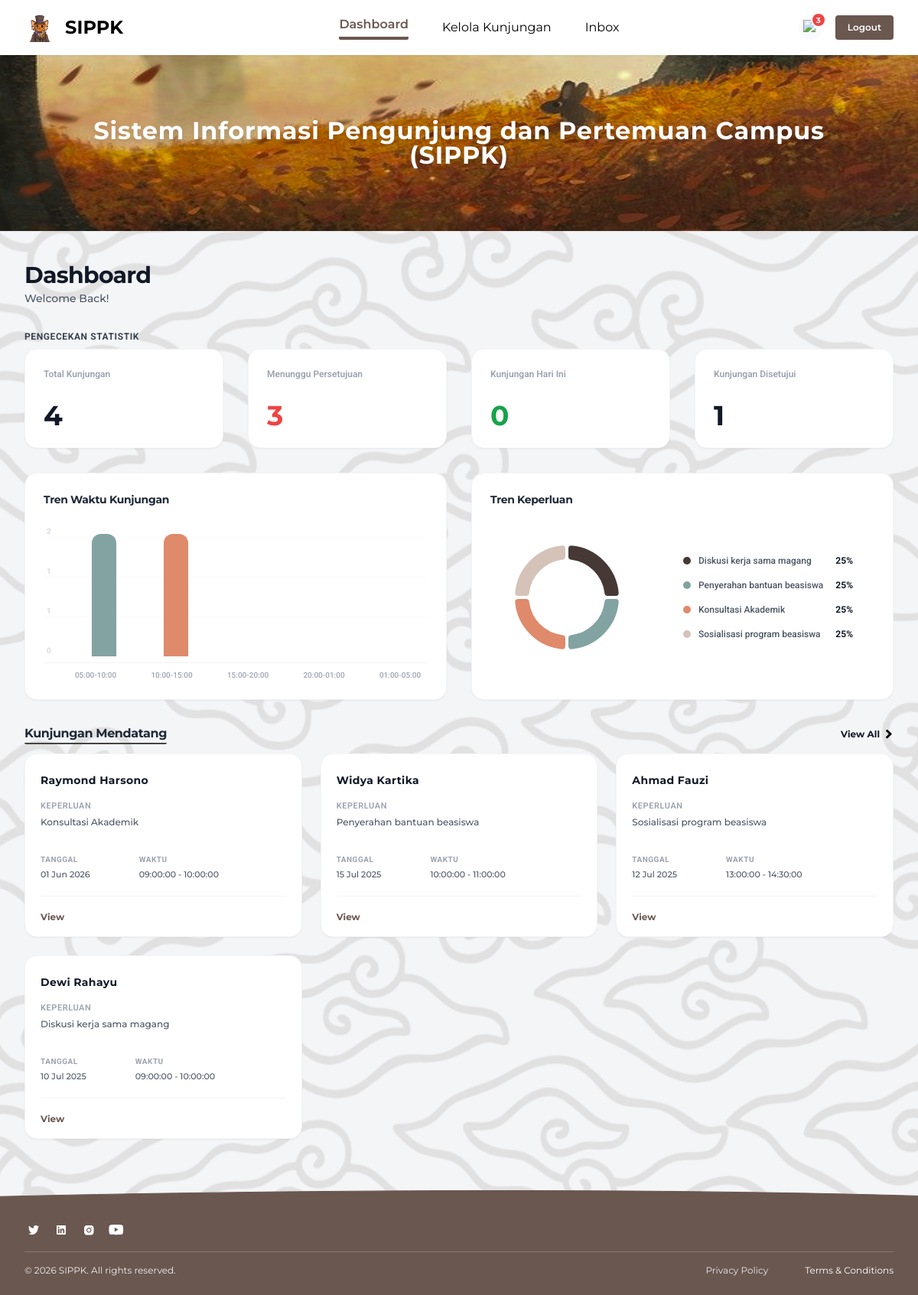
Page /dashboard.php on the committed database.
### tables this page shows
CREATE TABLE IF NOT EXISTS kunjungan (
    id INT UNSIGNED AUTO_INCREMENT PRIMARY KEY,
    nama_pengunjung VARCHAR(100) NOT NULL,
    no_telp VARCHAR(20) NOT NULL,
    instansi VARCHAR(150),
    keperluan VARCHAR(100) NOT NULL,
    tujuan TEXT NOT NULL,
    tanggal DATE NOT NULL,
    waktu_mulai TIME NOT NULL,
    waktu_selesai TIME NOT NULL,
    email VARCHAR(255) NOT NULL,
    status ENUM(
        'menunggu',
        'disetujui',
        'ditolak',
        'selesai'
    ) DEFAULT 'menunggu',
    created_at TIMESTAMP DEFAULT CURRENT_TIMESTAMP,
    updated_at TIMESTAMP DEFAULT CURRENT_TIMESTAMP
        ON UPDATE CURRENT_TIMESTAMP,
    notes TEXT NULL
);

### dashboard.php (the view, shortened to what the rows shown need)
<?php
require_once 'config.php';
$kunjungan_mendatang = [];
$result = $conn->query("
    SELECT *
    FROM kunjungan
    ORDER BY tanggal DESC,
             waktu_mulai DESC
    LIMIT 6
");
while ($row = $result->fetch_assoc()) {
    $kunjungan_mendatang[] = [
        'id' => $row['id'],
        'nama' => $row['nama_pengunjung'],
        'keperluan' => $row['keperluan'],
        'tanggal' => date(
            'd M Y',
            strtotime($row['tanggal'])
        ),
        'waktu' =>
            $row['waktu_mulai']
            . ' - '
            . $row['waktu_selesai']
    ];
}
?>
<!DOCTYPE html>
<html lang="id">
<head>
    <script src="https://cdn.tailwindcss.com"></script>
</head>
<body class="bg-[#f3f4f6] min-h-screen w-full flex flex-col font-montserrat antialiased overflow-x-hidden relative">
    <div class="relative z-10 w-full h-[160px] md:h-[230px] overflow-hidden shadow-sm flex items-center justify-center text-center px-6">
        <div class="relative z-10 max-w-5xl">
            <h1 class="font-bold text-white text-xl sm:text-2xl md:text-[32px] tracking-wide leading-tight drop-shadow-md font-montserrat">
                Sistem Informasi Pengunjung dan Pertemuan Campus<br class="hidden md:inline"/> (SIPPK)
            </h1>
        </div>
    </div>
    <main class="relative z-10 w-full max-w-[1200px] mx-auto px-6 md:px-8 pt-8 md:pt-10 pb-16 flex flex-col gap-8 justify-start">
        <div>
            <h2 class="text-3xl font-bold text-gray-900 tracking-tight">Dashboard</h2>
        </div>
            <?php
            $data_keperluan = [];
            $result = $conn->query("
                SELECT
                    keperluan,
                    COUNT(*) AS total
                FROM kunjungan
                GROUP BY keperluan
                ORDER BY total DESC
            ");
            $total_semua = 0;
            $temp_data = [];
            while ($row = $result->fetch_assoc()) {
                $total_semua += $row['total'];
                $temp_data[] = $row;
            }
            $warna_chart = [
                '#463834',
                '#82a3a1',
                '#df8a6b',
                '#d5c3b9',
                '#7c6f68',
                '#bfa89e'
            ];
            $index = 0;
            foreach ($temp_data as $row) {
                $persen =
                    $total_semua > 0 ? round(($row['total'] / $total_semua) * 100,1): 0;
                $data_keperluan[] = [
                    'label' => $row['keperluan'],
                    'persen' => $persen,
                    'warna' =>
                        $warna_chart[
                            $index %
                            count($warna_chart)
                        ]
                ];
                $index++;
            }
            ?>
        <div class="flex flex-col gap-3">
            <div class="grid grid-cols-1 md:grid-cols-2 lg:grid-cols-3 gap-6">
                <?php foreach ($kunjungan_mendatang as $item): ?>
                    <div class="bg-white p-0 rounded-2xl shadow-sm border border-gray-100 flex flex-col justify-between min-h-[240px] overflow-hidden group hover:border-gray-200 transition">
                        <div class="p-5 pt-6 pb-4">
                            <h4 class="font-bold text-gray-900 text-sm tracking-wide"><?= $item['nama'] ?></h4>
                            <span class="block text-[11px] font-semibold text-gray-400 font-roboto mt-4 uppercase tracking-wider">Keperluan</span>
                            <span class="block text-xs font-medium text-gray-600 mt-1"><?= $item['keperluan'] ?></span>
                        </div>
                        <div>
                            <div class="px-5 pb-5">
                                <div class="flex flex-row gap-16 items-start">
                                    <div>
                                        <span class="block text-[10px] font-bold text-gray-400 font-roboto uppercase tracking-wider">Tanggal</span>
                                        <span class="block text-[11px] font-medium text-gray-600 mt-1 whitespace-nowrap"><?= $item['tanggal'] ?></span>
                                    </div>
                                    <div>
                                        <span class="block text-[10px] font-bold text-gray-400 font-roboto uppercase tracking-wider">Waktu</span>
                                        <span class="block text-[11px] font-medium text-gray-600 mt-1 whitespace-nowrap"><?= $item['waktu'] ?></span>
                                    </div>
                                </div>
                            </div>
                            <div class="border-t border-gray-100 mx-5"></div>
                            <div class="px-5 py-3.5 text-left">
                                <a href="detailkunjungan.php?id=<?= $item['id'] ?>" class="text-[12px] font-bold text-[#6a5750] hover:underline transition-all">View</a>
                            </div>
                        </div>
                    </div>
                <?php endforeach; ?>
            </div>
        </div>
    </main>
    <script>
        const triggerBtn = document.getElementById('btn-sidebar-trigger');
        const sidebar = document.getElementById('sidebar-notifikasi');
        function toggleSidebar(e) {
            e.stopPropagation();
            sidebar.classList.toggle('hidden');
        }
        function closeSidebar() {
            sidebar.classList.add('hidden');
        }
        triggerBtn.addEventListener('click', toggleSidebar);
        document.addEventListener('click', (e) => {
            if (!sidebar.contains(e.target) && !triggerBtn.contains(e.target)) {
                closeSidebar();
            }
        });
        const ctx = document.getElementById('keperluanDonutChart').getContext('2d');
        new Chart(ctx, {
            type: 'doughnut',
            data: {
                labels: [
                    <?php foreach($data_keperluan as $item) echo '"' . $item['label'] . '",'; ?>
                ],
                datasets: [{
                    data: [
                        <?php foreach($data_keperluan as $item) echo $item['persen'] . ','; ?>
                    ],
                    backgroundColor: [
                        <?php foreach($data_keperluan as $item) echo '"' . $item['warna'] . '",'; ?>
                    ],
                    borderWidth: 4,
                    borderColor: '#ffffff',
                    borderRadius: 6,
                    hoverOffset: 4
                }]
            },
            options: {
                responsive: true,
                maintainAspectRatio: false,
                plugins: {
                    legend: {
                        display: false
                    },
                    tooltip: {
                        padding: 6,
                        bodySpacing: 3,
                        titleFont: {
                            size: 10,
                            family: 'Montserrat'
                        },
                        bodyFont: {
                            size: 8,
                            family: 'Roboto'
                        },
                        callbacks: {
                            label: function(context) {
                                return ` ${context.label}: ${context.raw}%`;
                            }
                        }
                    }
                },
                cutout: '68%'
            }
        });
    </script>
</body>
</html>

### rows in the picture
kunjungan: nama_pengunjung "Raymond Harsono", keperluan "Konsultasi Akademik", tanggal "01 Jun 2026", waktu "09:00:00 - 10:00:00"
kunjungan: nama_pengunjung "Widya Kartika", keperluan "Penyerahan bantuan beasiswa", tanggal "15 Jul 2025", waktu "10:00:00 - 11:00:00"
kunjungan: nama_pengunjung "Ahmad Fauzi", keperluan "Sosialisasi program beasiswa", tanggal "12 Jul 2025", waktu "13:00:00 - 14:30:00"
kunjungan: nama_pengunjung "Dewi Rahayu", keperluan "Diskusi kerja sama magang", tanggal "10 Jul 2025", waktu "09:00:00 - 10:00:00"

### other values in the picture
$jumlah_notif "3"
$stats['total'] "4"
$stats['pending'] "3"
$stats['today'] "0"
$stats['approved'] "1"
$max_value "2"
$max_value * 0.6 "1"
$max_value * 0.3 "1"
$item['label'] "Diskusi kerja sama magang"
$item['persen'] "25"
$item['label'] "Penyerahan bantuan beasiswa"
$item['label'] "Konsultasi Akademik"
$item['label'] "Sosialisasi program beasiswa"
chart data {{ $item['persen'] }} 25, 25, 25, 25
